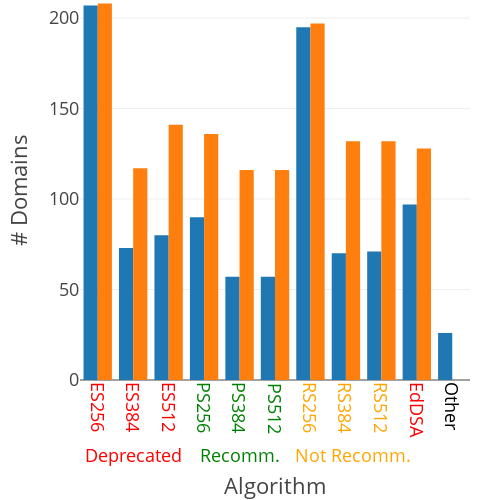

Source (notebook cell):
### Code cell
alg_es256_pref = 0
alg_es256_supp = 0
alg_es384_pref = 0
alg_es384_supp = 0
alg_es512_pref = 0
alg_es512_supp = 0
alg_ps256_pref = 0
alg_ps256_supp = 0
alg_ps384_pref = 0
alg_ps384_supp = 0
alg_ps512_pref = 0
alg_ps512_supp = 0
alg_rs256_pref = 0
alg_rs256_supp = 0
alg_rs384_pref = 0
alg_rs384_supp = 0
alg_rs512_pref = 0
alg_rs512_supp = 0
alg_eddsa_pref = 0
alg_eddsa_supp = 0
alg_other_pref = 0

for row in iterate():
    if row["availability"] == "TRUE":

        # Preferred
        create_api = json.loads(row["create_api"])
        for e in create_api.get("pubKeyCredParams", []):
            alg = e["alg"]
            if alg == -7:  # ES256
                alg_es256_pref += 1
            elif alg == -35:  # ES384
                alg_es384_pref += 1
            elif alg == -36:  # ES512
                alg_es512_pref += 1
            elif alg == -37:  # PS256
                alg_ps256_pref += 1
            elif alg == -38:  # PS384
                alg_ps384_pref += 1
            elif alg == -39:  # PS512
                alg_ps512_pref += 1
            elif alg == -257:  # RS256
                alg_rs256_pref += 1
            elif alg == -258:  # RS384
                alg_rs384_pref += 1
            elif alg == -259:  # RS512
                alg_rs512_pref += 1
            elif alg == -8:  # EdDSA
                alg_eddsa_pref += 1
            else:
                alg_other_pref += 1

        # Supported
        if row["alg_es256"] == "TRUE":
            alg_es256_supp += 1
        if row["alg_es384"] == "TRUE":
            alg_es384_supp += 1
        if row["alg_es512"] == "TRUE":
            alg_es512_supp += 1
        if row["alg_ps256"] == "TRUE":
            alg_ps256_supp += 1
        if row["alg_ps384"] == "TRUE":
            alg_ps384_supp += 1
        if row["alg_ps512"] == "TRUE":
            alg_ps512_supp += 1
        if row["alg_rs256"] == "TRUE":
            alg_rs256_supp += 1
        if row["alg_rs384"] == "TRUE":
            alg_rs384_supp += 1
        if row["alg_rs512"] == "TRUE":
            alg_rs512_supp += 1
        if row["alg_eddsa"] == "TRUE":
            alg_eddsa_supp += 1

data = [
    {"Algorithm": "ES256", "Count": alg_es256_pref, "Type": "Preferred"},
    {"Algorithm": "ES256", "Count": alg_es256_supp, "Type": "Supported"},
    {"Algorithm": "ES384", "Count": alg_es384_pref, "Type": "Preferred"},
    {"Algorithm": "ES384", "Count": alg_es384_supp, "Type": "Supported"},
    {"Algorithm": "ES512", "Count": alg_es512_pref, "Type": "Preferred"},
    {"Algorithm": "ES512", "Count": alg_es512_supp, "Type": "Supported"},
    {"Algorithm": "PS256", "Count": alg_ps256_pref, "Type": "Preferred"},
    {"Algorithm": "PS256", "Count": alg_ps256_supp, "Type": "Supported"},
    {"Algorithm": "PS384", "Count": alg_ps384_pref, "Type": "Preferred"},
    {"Algorithm": "PS384", "Count": alg_ps384_supp, "Type": "Supported"},
    {"Algorithm": "PS512", "Count": alg_ps512_pref, "Type": "Preferred"},
    {"Algorithm": "PS512", "Count": alg_ps512_supp, "Type": "Supported"},
    {"Algorithm": "RS256", "Count": alg_rs256_pref, "Type": "Preferred"},
    {"Algorithm": "RS256", "Count": alg_rs256_supp, "Type": "Supported"},
    {"Algorithm": "RS384", "Count": alg_rs384_pref, "Type": "Preferred"},
    {"Algorithm": "RS384", "Count": alg_rs384_supp, "Type": "Supported"},
    {"Algorithm": "RS512", "Count": alg_rs512_pref, "Type": "Preferred"},
    {"Algorithm": "RS512", "Count": alg_rs512_supp, "Type": "Supported"},
    {"Algorithm": "EdDSA", "Count": alg_eddsa_pref, "Type": "Preferred"},
    {"Algorithm": "EdDSA", "Count": alg_eddsa_supp, "Type": "Supported"},
    {"Algorithm": "Other", "Count": alg_other_pref, "Type": "Preferred"},
]

df = pd.DataFrame(data)
fig = px.bar(df, x="Algorithm", y="Count", color="Type", text="Type", labels={"Count": "# Domains"}, template="presentation", barmode="group")

fig.update_traces(textposition="none", textfont_size=20)
fig.update_layout(
    margin=dict(r=30, t=0, b=120),
    width=500,
    height=500,
    showlegend=False,
    xaxis=dict(showticklabels=False)
)

fig.update_yaxes(range=[0, 210])

fig.add_annotation(
    x=1,
    y=0,
    text="Deprecated",
    showarrow=False,
    font=dict(size=18, color="red"),
    xanchor="center",
    yanchor="middle",
    textangle=0,
    yshift=-75
)
fig.add_annotation(
    x=4,
    y=0,
    text="Recomm.",
    showarrow=False,
    font=dict(size=18, color="green"),
    xanchor="center",
    yanchor="middle",
    textangle=0,
    yshift=-75
)
fig.add_annotation(
    x=7.2,
    y=0,
    text="Not Recomm.",
    showarrow=False,
    font=dict(size=18, color="orange"),
    xanchor="center",
    yanchor="middle",
    textangle=0,
    yshift=-75
)

labels = ["ES256", "ES384", "ES512", "PS256", "PS384", "PS512", "RS256", "RS384", "RS512", "EdDSA", "Other"]
colors = {
    "ES": "red",
    "PS": "green",
    "RS": "orange",
    "EdDSA": "red"
}

for i, label in enumerate(labels):
    if label.startswith("ES"):
        color = colors["ES"]
    elif label.startswith("PS"):
        color = colors["PS"]
    elif label.startswith("RS"):
        color = colors["RS"]
    elif label.startswith("EdDSA"):
        color = colors["EdDSA"]
    else:
        color = "black"
    fig.add_annotation(
        x=label,
        y=0,
        text=label,
        showarrow=False,
        font=dict(color=color, size=18),
        textangle=90,
        yanchor="top",
        yshift=0
    )

fig.update_xaxes(title_standoff=120)

fig.show()
fig.write_image("./charts/algs.pdf")

pprint(df)

### Figure 1 — Plotly figure (JSON) as saved in the notebook; plotly's stock layout.template omitted (floating-point values rounded to 4 significant figures)
{"data": [{"alignmentgroup": "True", "hovertemplate": "Type=%{text}<br>Algorithm=%{x}<br># Domains=%{y}<extra></extra>", "legendgroup": "Preferred", "marker": {"color": "#1F77B4", "pattern": {"shape": ""}}, "name": "Preferred", "offsetgroup": "Preferred", "orientation": "v", "showlegend": true, "text": ["Preferred", "Preferred", "Preferred", "Preferred", "Preferred", "Preferred", "Preferred", "Preferred", "Preferred", "Preferred", "Preferred"], "textfont": {"size": 20}, "textposition": "none", "type": "bar", "x": ["ES256", "ES384", "ES512", "PS256", "PS384", "PS512", "RS256", "RS384", "RS512", "EdDSA", "Other"], "xaxis": "x", "y": [207, 73, 80, 90, 57, 57, 195, 70, 71, 97, 26], "yaxis": "y"}, {"alignmentgroup": "True", "hovertemplate": "Type=%{text}<br>Algorithm=%{x}<br># Domains=%{y}<extra></extra>", "legendgroup": "Supported", "marker": {"color": "#FF7F0E", "pattern": {"shape": ""}}, "name": "Supported", "offsetgroup": "Supported", "orientation": "v", "showlegend": true, "text": ["Supported", "Supported", "Supported", "Supported", "Supported", "Supported", "Supported", "Supported", "Supported", "Supported"], "textfont": {"size": 20}, "textposition": "none", "type": "bar", "x": ["ES256", "ES384", "ES512", "PS256", "PS384", "PS512", "RS256", "RS384", "RS512", "EdDSA"], "xaxis": "x", "y": [208, 117, 141, 136, 116, 116, 197, 132, 132, 128], "yaxis": "y"}], "layout": {"annotations": [{"font": {"color": "red", "size": 18}, "showarrow": false, "text": "Deprecated", "textangle": 0, "x": 1, "xanchor": "center", "y": 0, "yanchor": "middle", "yshift": -75}, {"font": {"color": "green", "size": 18}, "showarrow": false, "text": "Recomm.", "textangle": 0, "x": 4, "xanchor": "center", "y": 0, "yanchor": "middle", "yshift": -75}, {"font": {"color": "orange", "size": 18}, "showarrow": false, "text": "Not Recomm.", "textangle": 0, "x": 7.2, "xanchor": "center", "y": 0, "yanchor": "middle", "yshift": -75}, {"font": {"color": "red", "size": 18}, "showarrow": false, "text": "ES256", "textangle": 90, "x": "ES256", "y": 0, "yanchor": "top", "yshift": 0}, {"font": {"color": "red", "size": 18}, "showarrow": false, "text": "ES384", "textangle": 90, "x": "ES384", "y": 0, "yanchor": "top", "yshift": 0}, {"font": {"color": "red", "size": 18}, "showarrow": false, "text": "ES512", "textangle": 90, "x": "ES512", "y": 0, "yanchor": "top", "yshift": 0}, {"font": {"color": "green", "size": 18}, "showarrow": false, "text": "PS256", "textangle": 90, "x": "PS256", "y": 0, "yanchor": "top", "yshift": 0}, {"font": {"color": "green", "size": 18}, "showarrow": false, "text": "PS384", "textangle": 90, "x": "PS384", "y": 0, "yanchor": "top", "yshift": 0}, {"font": {"color": "green", "size": 18}, "showarrow": false, "text": "PS512", "textangle": 90, "x": "PS512", "y": 0, "yanchor": "top", "yshift": 0}, {"font": {"color": "orange", "size": 18}, "showarrow": false, "text": "RS256", "textangle": 90, "x": "RS256", "y": 0, "yanchor": "top", "yshift": 0}, {"font": {"color": "orange", "size": 18}, "showarrow": false, "text": "RS384", "textangle": 90, "x": "RS384", "y": 0, "yanchor": "top", "yshift": 0}, {"font": {"color": "orange", "size": 18}, "showarrow": false, "text": "RS512", "textangle": 90, "x": "RS512", "y": 0, "yanchor": "top", "yshift": 0}, {"font": {"color": "red", "size": 18}, "showarrow": false, "text": "EdDSA", "textangle": 90, "x": "EdDSA", "y": 0, "yanchor": "top", "yshift": 0}, {"font": {"color": "black", "size": 18}, "showarrow": false, "text": "Other", "textangle": 90, "x": "Other", "y": 0, "yanchor": "top", "yshift": 0}], "barmode": "group", "height": 500, "legend": {"title": {"text": "Type"}, "tracegroupgap": 0}, "margin": {"b": 120, "r": 30, "t": 0}, "showlegend": false, "width": 500, "xaxis": {"anchor": "y", "domain": [0, 1], "showticklabels": false, "title": {"standoff": 120, "text": "Algorithm"}}, "yaxis": {"anchor": "x", "domain": [0, 1], "range": [0, 210], "title": {"text": "# Domains"}}}}
